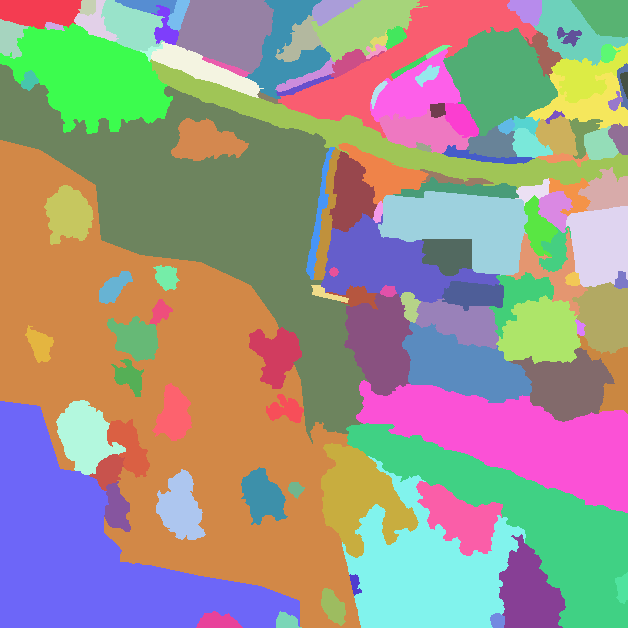
#> input picture daten/landseg/T0/fassung-c/abgabe/r0c0/labels.tif, 628 x 628 px, found by its file name
$ python textur.py
#> lines starting #> are read from the running program, lines starting #| are printed output that depends on the picture; after the words box and inside, x2 and y2 are one past the last pixel; in counts of white or black regions, pixels touching at a corner belong together
### landseg/dateien.py
"""Lesen und Schreiben von Label-Karte, ``segmente.json`` und Manifest.

Label-Karte: Segment-ID je Bildpunkt, ``uint32``, 0 heißt „kein Segment" und darf in einer
fertigen Karte nicht vorkommen. Gespeichert als einkanaliges 32-Bit-TIFF (zlib), weil PNG höchstens
16 Bit je Kanal kennt.

``segmente.json``::

    {"schema": "landseg-segmente/1",
     "segmente": [{"id": 1, "klasse": "3.1", "grob": "3", ...}, ...],
     "verlauf": [{"zeit": ..., "bearbeiter": ..., "op": ..., ...}, ...]}
"""

from __future__ import annotations

import json
import os
from pathlib import Path

import numpy as np
import tifffile

SEGMENTE_SCHEMA = "landseg-segmente/1"
MANIFEST_SCHEMA = "landseg-manifest/1"


def lese_labels(pfad: str | Path) -> np.ndarray:
    pfad = Path(pfad)
    if pfad.suffix.lower() == ".npy":
        karte = np.load(pfad)
    else:
        karte = tifffile.imread(pfad)
#> karte is the input picture: shape (628, 628) uint32; 128 distinct labels, from 1 to 128
    if karte.ndim != 2:
        raise ValueError(f"{pfad}: Label-Karte muss einkanalig sein, hat Form {karte.shape}")
    if karte.dtype != np.uint32:
        if not np.issubdtype(karte.dtype, np.integer) or karte.min() < 0:
            raise ValueError(f"{pfad}: Label-Karte braucht ganzzahlige IDs >= 0, hat {karte.dtype}")
        karte = karte.astype(np.uint32)
    return karte


# [12 lines left out: function schreibe_labels, not called in this run]


def lese_json(pfad: str | Path) -> dict:
    with open(pfad, encoding="utf-8") as f:
        return json.load(f)


# [30 lines left out: functions schreibe_json, lese_segmente, segmente_nach_id, not called in this run]

### daten/landseg/T0/fassung-c/abgabe/r0c0/textur.py
import sys, numpy as np, cv2
sys.path.insert(0, 'C:/Users/Phil/Developement/Victor/landseg')
from landseg.dateien import lese_labels
from PIL import Image
L = lese_labels('C:/Users/Phil/Developement/Victor/daten/landseg/T0/fassung-c/vorstufe/r0c0/labels.tif')
img = np.asarray(Image.open('C:/Users/Phil/Developement/Victor/daten/landseg/T0/fassung-c/teilkacheln/r0c0.png').convert('RGB')).astype(np.float32)
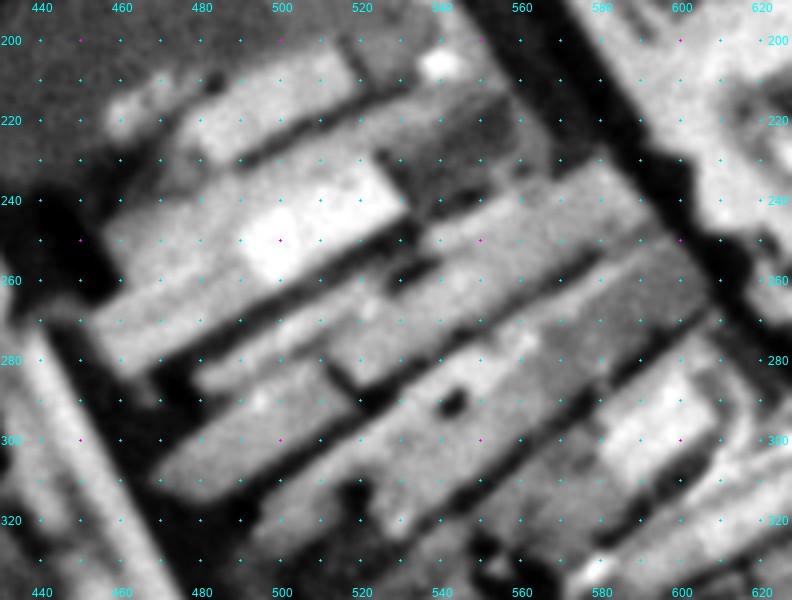
#> input picture daten/landseg/H0/a-alles-frei/abgabe/r0c0/arbeit/b4a.jpg, 792 x 600 px, given in place of r0c0.png, which was not available
g = img.mean(2)
dark = (g < 62).astype(np.float32)
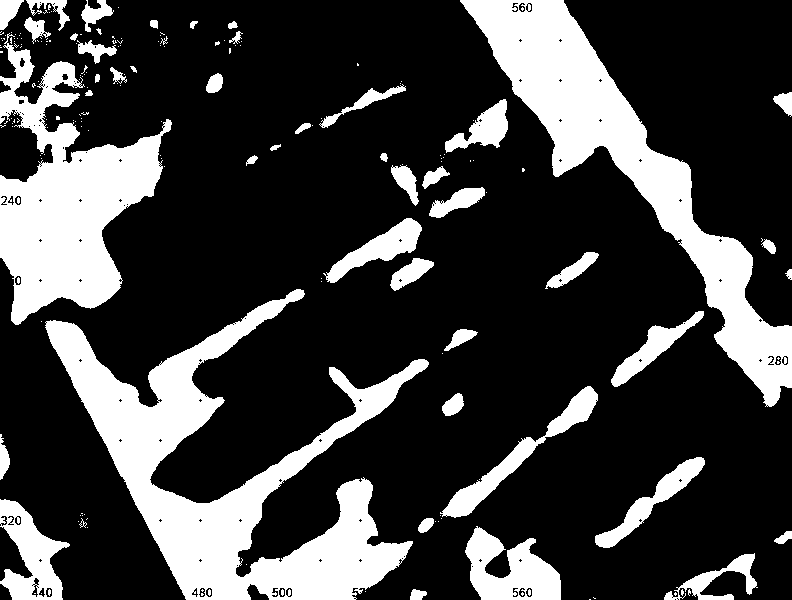
#> dark: shape (600, 792) float32; values 0 (black) and 1 (white), 24.6% white; 191 white regions (143 under 20 px), largest, box (x1, y1, x2, y2) and area: (45, 289, 429, 600) 37253, (460, 0, 792, 407) 28244, (0, 33, 172, 325) 22601
k = 21
fr = cv2.blur(dark, (k, k))
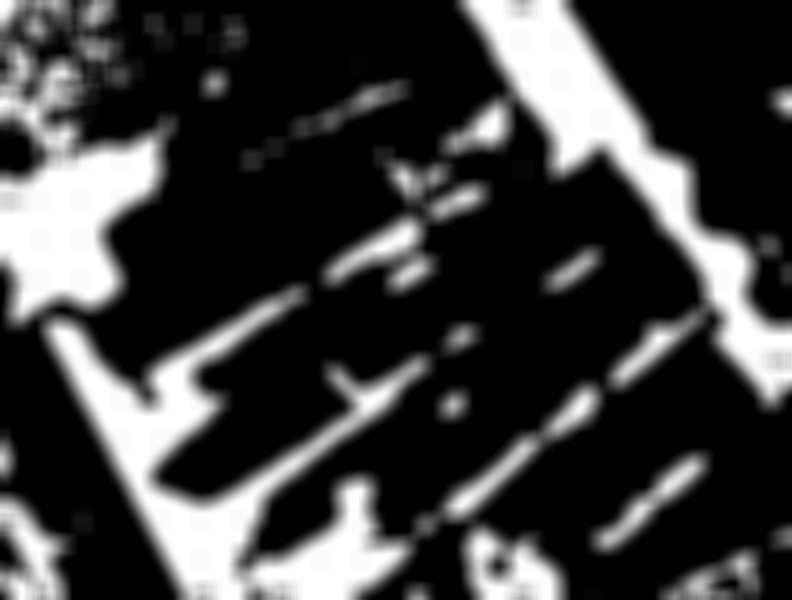
#> fr: shape (600, 792) float32; min 0, max 1, mean 0.246
mu = cv2.blur(g, (k, k)); sd = np.sqrt(np.maximum(cv2.blur(g*g, (k, k)) - mu*mu, 0))
#> after `mu = cv2.blur(g, (k, k))`:
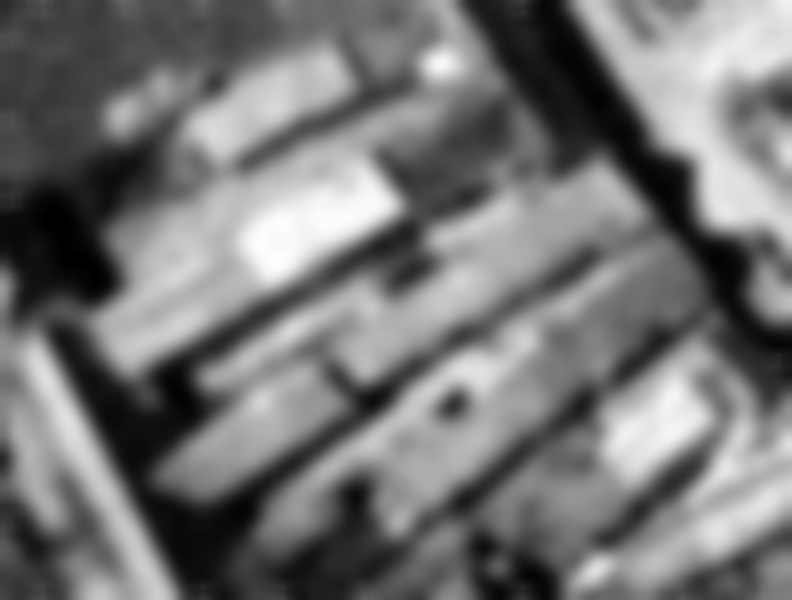
#> mu: shape (600, 792) float32; min 0.0181, max 254.3, mean 117.4
#> after `sd = np.sqrt(np.maximum(cv2.blur(g * g, (k, k)) - mu * mu, 0))`:
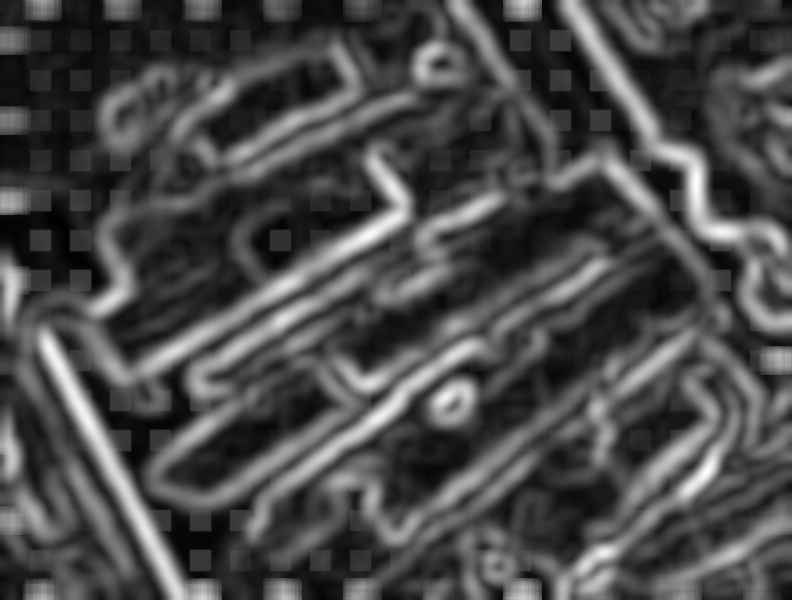
#> sd: shape (600, 792) float32; min 0.177, max 69.05, mean 20.6; drawn with min black and max white
m = np.isin(L, [100056, 100166])
#> m: shape (628, 628) bool; every value is 0
vis = img.copy()
heat = np.clip(fr*2.5, 0, 1)
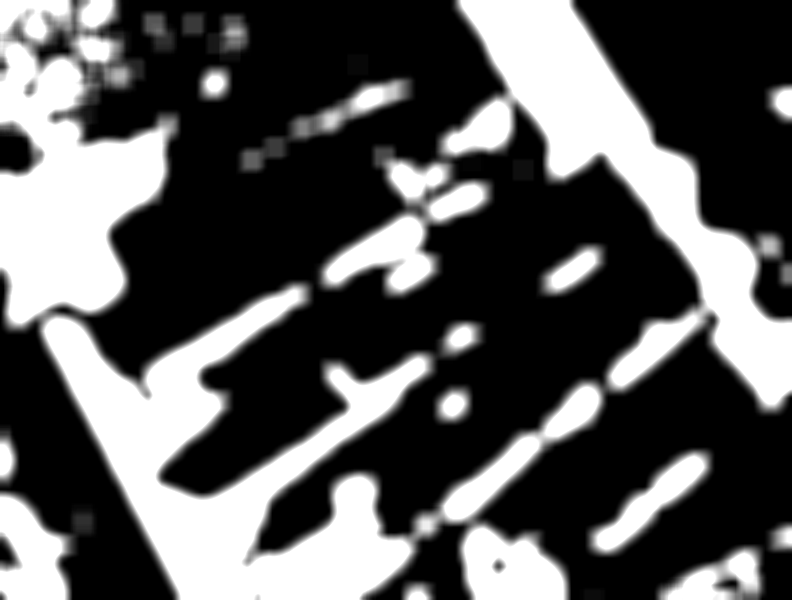
#> heat: shape (600, 792) float32; min 0, max 1, mean 0.352
col = np.stack([heat*255, (1-heat)*255, np.zeros_like(heat)], 2)
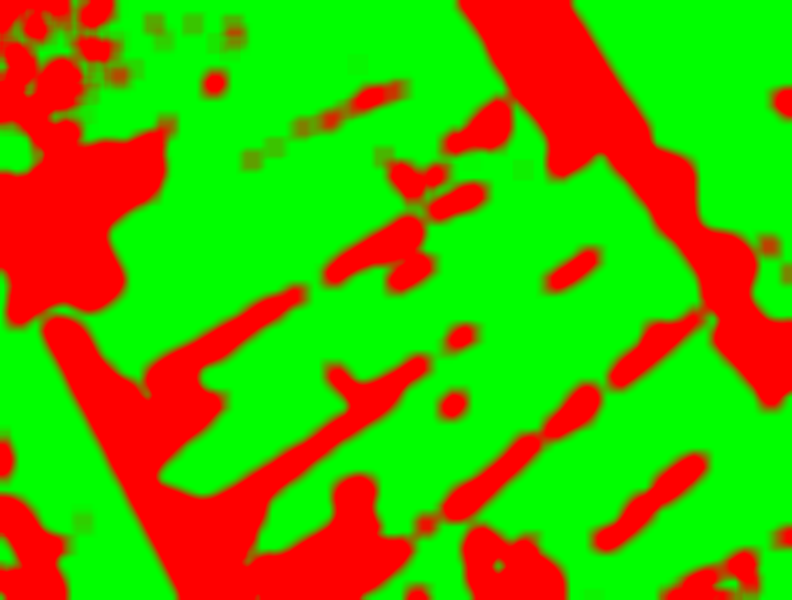
#> col: shape (600, 792, 3) float32; mean of channels 0, 1, 2 89.9, 165.7, 0; drawn as R, G, B
#> (the run stopped early here; a loop or call above may not have finished)
